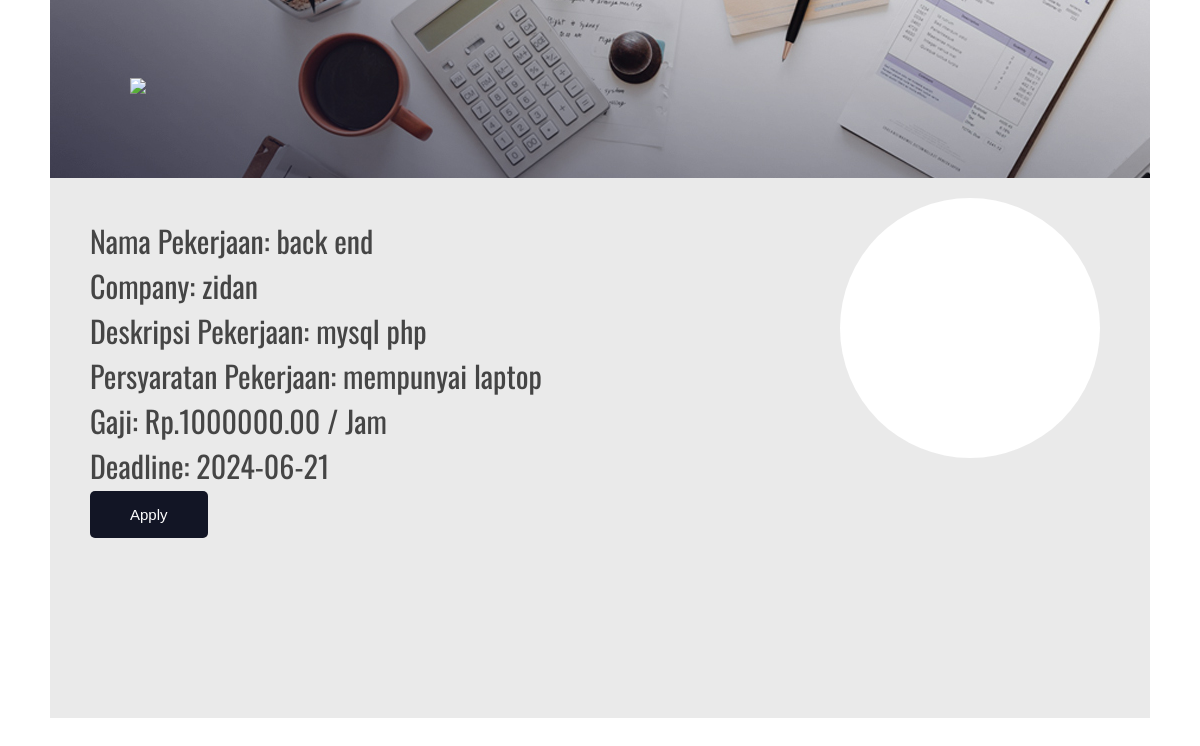
Page /apply-job.php?id=2 on the committed database.
### tables this page shows
CREATE TABLE `jobs` (
  `id` int(11) NOT NULL,
  `company_id` int(11) NOT NULL,
  `title` varchar(255) NOT NULL,
  `description` text NOT NULL,
  `requirements` text NOT NULL,
  `salary` decimal(10,2) NOT NULL,
  `deadline` date NOT NULL
);

CREATE TABLE `users` (
  `id` int(11) NOT NULL,
  `username` varchar(255) NOT NULL,
  `password` varchar(255) NOT NULL,
  `role` enum('Mahasiswa','Perusahaan','Admin') NOT NULL,
  `email` varchar(255) NOT NULL,
  `name` varchar(255) NOT NULL
);

### apply-job.php (the view, shortened to what this page needs)
<!DOCTYPE html>
<html>
<head>
    <link rel="stylesheet" type="text/css" href="CSS/apply-jobstyle.css">
</head>
<body>
    <div class="container">
        <div class="header">
            <img src="Images/title.png">
        </div>
        <div class="kiri">
            <?php
            include 'db_connection.php';
            if (isset($_GET['id'])) {
                $job_id = $_GET['id'];
                $sql = "SELECT jobs.title, jobs.description, jobs.requirements, jobs.salary, jobs.deadline, users.username AS company
                        FROM jobs
                        JOIN users ON jobs.company_id = users.id
                        WHERE jobs.id = ?";
                $stmt = $conn->prepare($sql);
                $stmt->bind_param("i", $job_id);
                $stmt->execute();
                $result = $stmt->get_result();
                if ($result->num_rows > 0) {
                    $row = $result->fetch_assoc();
                    echo "<span id='sub'>Nama Pekerjaan: " . $row['title'] . "</span><br>";
                    echo "<span id='sub'>Company: " . $row['company'] . "</span><br>";
                    echo "<span id='sub'>Deskripsi Pekerjaan: " . $row['description'] . "</span><br>";
                    echo "<span id='sub'>Persyaratan Pekerjaan: " . $row['requirements'] . "</span><br>";
                    echo "<span id='sub'>Gaji: Rp." . $row['salary'] . " / Jam</span><br>";
                    echo "<span id='sub'>Deadline: " . $row['deadline'] . "</span><br><br>";
                } else {
                    echo "Job not found.";
                }
            } else {
                echo "No job selected.";
            }
            ?>
            <a href="apply-job-process.php?job_id=<?php echo $job_id; ?>">Apply</a>
        </div>
        <div class="kanan"></div>
    </div>
</body>
</html>

### CSS/apply-jobstyle.css (style rules this page uses)
body { background-color: white; }
.container { width: 1100px; height: 700px; margin: auto; padding-top: 10px; background-color: #eaeaea; }
.header { background-image: url(../images/header.jpg); padding: 80px; padding-right: 80px; margin-top: -20px; }
.kiri { width: 700px; float: left; margin: 20px; margin-top: 20px; padding: 20px; }
.kanan { width: 260px; height: 260px; background-color: white; border-radius: 50%; float: left; margin: 10px; margin-top: 20px; }
#sub { font-family: 'Oswald', sans-serif; color: #454545; font-size: 30px; }
.kiri a { text-decoration: none; padding: 15px; padding-right: 40px; padding-left: 40px; border-radius: 5px; background-color: #121525; border-style: none; font-family: arial; font-size: 15px; color: white; transition: 0.3s; }

### rows in the picture
jobs: title "back end", company.username "zidan", description "mysql php", requirements "mempunyai laptop", salary "1000000.00", deadline "2024-06-21"
